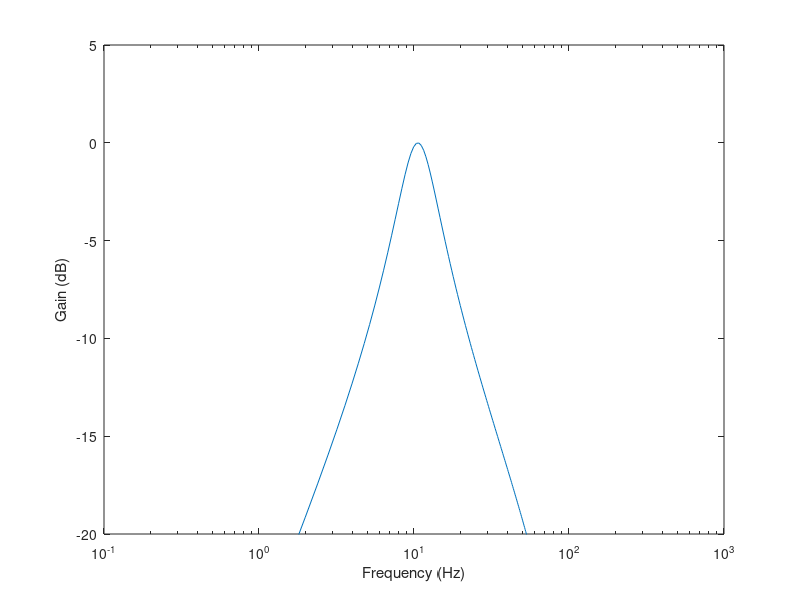
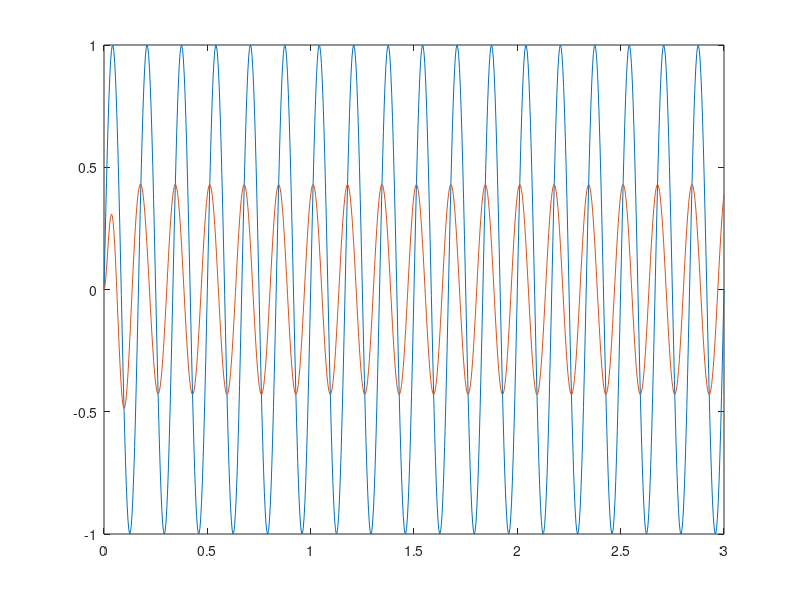

These charts were generated, in order, by the following MATLAB code:
% Part1: Define the filter specifications. Please refer to
% "https://www.mathworks.com/help/signal/ref/butter.html" for a more detailed
% explanation
fs = 250; % Edit here to change sampling frequency (Hz)
wp = 8; % Edit here to change passband frequency
ws = 14; % Edit here to change stopband frequency
n = 1; % Edit here to change filter order. Order = 2*n
w1 = (2 * wp)/fs;
w2 = (2 * ws)/fs;
wn = [w1, w2];
[b, a] = butter(n, wn, 'bandpass'); % Edit the third argument to change filter type 
Q = 2^27; % Edit here to change Q-factor: the a and b coefficients will be scaled by in Verilog to maintain precision

% Part 2: Plot magnitude response of the filter
w = 0:0.01:pi;
[h, om] = freqz(b, a, w);
m = 20*log10(abs(h));
figure, semilogx(om/pi * (fs/2), m);
ylabel('Gain (dB)');
xlabel('Frequency (Hz)');
ylim([-20 5])

% Part 3: A sine wave is created to check response
ts = 1/fs;
t = 0:ts:3;

f = 6; % Edit here to change frequency of sine wave
x = sin(2*pi*f*t);
figure, plot(t, x);
hold on
y = filter(b, a, x);
plot(t, y);

% Part 3: Write sine wave in a file. To be used in Verilog testbench.
fid2 = fopen('fin', 'wt');
for i = 1:size(x, 2)
    fprintf(fid2, '%.0f\n', x(i) * Q);
end
fclose(fid2);

% Part 4: Generate a and b coefficients in a file. To be used in Verilog.
coe1 = fopen('coe_a.txt', 'wt');
for i = 2:size(a, 2)
    fprintf(coe1, 'assign a%d = %.0f;\n', i, a(i)* Q );
end
fclose(coe1);

coe2 = fopen('coe_b.txt', 'wt');
for i = 1:size(b, 2)
    fprintf(coe2, 'assign b%d = %.0f;\n', i, b(i) * Q);
end
fclose(coe2);
